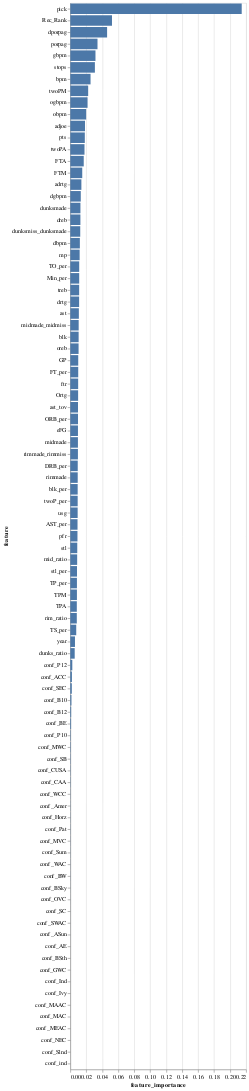

Notebook cell for this chart:
### Code cell
#Create a bar chart showing the features importance for the random tree model
alt.Chart(feat_imp_et_df).mark_bar().encode(
    x='feature_importance',
    y=alt.Y("feature", sort='-x'),
    tooltip=['feature','feature_importance'])

### Figure 1 — Vega-Lite specification as saved in the notebook (floating-point values rounded to 4 significant figures)
{"config": {"view": {"continuousWidth": 300, "continuousHeight": 300}}, "data": {"name": "data-dbc22748a7e27059ee6e2114d0bb4804"}, "mark": {"type": "bar"}, "encoding": {"tooltip": [{"field": "feature", "type": "nominal"}, {"field": "feature_importance", "type": "quantitative"}], "x": {"field": "feature_importance", "type": "quantitative"}, "y": {"field": "feature", "sort": "-x", "type": "nominal"}}, "$schema": "https://vega.github.io/schema/vega-lite/v5.20.1.json", "datasets": {"data-dbc22748a7e27059ee6e2114d0bb4804": [{"feature": "conf_ACC", "feature_importance": 0.002004}, {"feature": "conf_AE", "feature_importance": 0.0}, {"feature": "conf_ASun", "feature_importance": 1.791e-05}, {"feature": "conf_Amer", "feature_importance": 0.0001931}, {"feature": "conf_B10", "feature_importance": 0.001384}, {"feature": "conf_B12", "feature_importance": 0.001071}, {"feature": "conf_BE", "feature_importance": 0.0009441}, {"feature": "conf_BSky", "feature_importance": 6.769e-05}, {"feature": "conf_BSth", "feature_importance": 0.0}, {"feature": "conf_BW", "feature_importance": 0.0001166}, {"feature": "conf_CAA", "feature_importance": 0.0003209}, {"feature": "conf_CUSA", "feature_importance": 0.0003307}, {"feature": "conf_GWC", "feature_importance": 0.0}, {"feature": "conf_Horz", "feature_importance": 0.0001847}, {"feature": "conf_Ind", "feature_importance": 0.0}, {"feature": "conf_Ivy", "feature_importance": 0.0}, {"feature": "conf_MAAC", "feature_importance": 0.0}, {"feature": "conf_MAC", "feature_importance": 0.0}, {"feature": "conf_MEAC", "feature_importance": 0.0}, {"feature": "conf_MVC", "feature_importance": 0.0001616}, {"feature": "conf_MWC", "feature_importance": 0.0004938}, {"feature": "conf_NEC", "feature_importance": 0.0}, {"feature": "conf_OVC", "feature_importance": 4.667e-05}, {"feature": "conf_P10", "feature_importance": 0.0004953}, {"feature": "conf_P12", "feature_importance": 0.002483}, {"feature": "conf_Pat", "feature_importance": 0.0001749}, {"feature": "conf_SB", "feature_importance": 0.0003866}, {"feature": "conf_SC", "feature_importance": 2.968e-05}, {"feature": "conf_SEC", "feature_importance": 0.001858}, {"feature": "conf_SWAC", "feature_importance": 2.622e-05}, {"feature": "conf_Slnd", "feature_importance": 0.0}, {"feature": "conf_Sum", "feature_importance": 0.0001395}, {"feature": "conf_WAC", "feature_importance": 0.0001268}, {"feature": "conf_WCC", "feature_importance": 0.000206}, {"feature": "conf_ind", "feature_importance": 0.0}, {"feature": "GP", "feature_importance": 0.009904}, {"feature": "Min_per", "feature_importance": 0.01111}, {"feature": "Ortg", "feature_importance": 0.009766}, {"feature": "usg", "feature_importance": 0.009176}, {"feature": "eFG", "feature_importance": 0.009559}, {"feature": "TS_per", "feature_importance": 0.007404}, {"feature": "ORB_per", "feature_importance": 0.0096}, {"feature": "DRB_per", "feature_importance": 0.009281}, {"feature": "AST_per", "feature_importance": 0.00902}, {"feature": "TO_per", "feature_importance": 0.01112}, {"feature": "FTM", "feature_importance": 0.01493}, {"feature": "FTA", "feature_importance": 0.01679}, {"feature": "FT_per", "feature_importance": 0.009886}, {"feature": "twoPM", "feature_importance": 0.02234}, {"feature": "twoPA", "feature_importance": 0.01775}, {"feature": "twoP_per", "feature_importance": 0.009201}, {"feature": "TPM", "feature_importance": 0.008268}, {"feature": "TPA", "feature_importance": 0.00813}, {"feature": "TP_per", "feature_importance": 0.008272}, {"feature": "blk_per", "feature_importance": 0.009207}, {"feature": "stl_per", "feature_importance": 0.008394}, {"feature": "ftr", "feature_importance": 0.009813}, {"feature": "porpag", "feature_importance": 0.03402}, {"feature": "adjoe", "feature_importance": 0.01839}, {"feature": "pfr", "feature_importance": 0.00894}, {"feature": "year", "feature_importance": 0.005818}, {"feature": "Rec_Rank", "feature_importance": 0.05214}, {"feature": "ast_tov", "feature_importance": 0.009621}, {"feature": "rimmade", "feature_importance": 0.009256}, {"feature": "rimmade_rimmiss", "feature_importance": 0.009508}, {"feature": "midmade", "feature_importance": 0.009519}, {"feature": "midmade_midmiss", "feature_importance": 0.01045}, {"feature": "rim_ratio", "feature_importance": 0.008106}, {"feature": "mid_ratio", "feature_importance": 0.008569}, {"feature": "dunksmade", "feature_importance": 0.01266}, {"feature": "dunksmiss_dunksmade", "feature_importance": 0.01242}, {"feature": "dunks_ratio", "feature_importance": 0.005477}, {"feature": "pick", "feature_importance": 0.2145}, {"feature": "drtg", "feature_importance": 0.01101}, {"feature": "adrtg", "feature_importance": 0.01385}, {"feature": "dporpag", "feature_importance": 0.04602}, {"feature": "stops", "feature_importance": 0.03075}, {"feature": "bpm", "feature_importance": 0.02532}, {"feature": "obpm", "feature_importance": 0.0198}, {"feature": "dbpm", "feature_importance": 0.01193}, {"feature": "gbpm", "feature_importance": 0.03148}, {"feature": "mp", "feature_importance": 0.01167}, {"feature": "ogbpm", "feature_importance": 0.02158}, {"feature": "dgbpm", "feature_importance": 0.01309}, {"feature": "oreb", "feature_importance": 0.01034}, {"feature": "dreb", "feature_importance": 0.01262}, {"feature": "treb", "feature_importance": 0.01106}, {"feature": "ast", "feature_importance": 0.01068}, {"feature": "stl", "feature_importance": 0.008687}, {"feature": "blk", "feature_importance": 0.0104}, {"feature": "pts", "feature_importance": 0.01815}]}}
